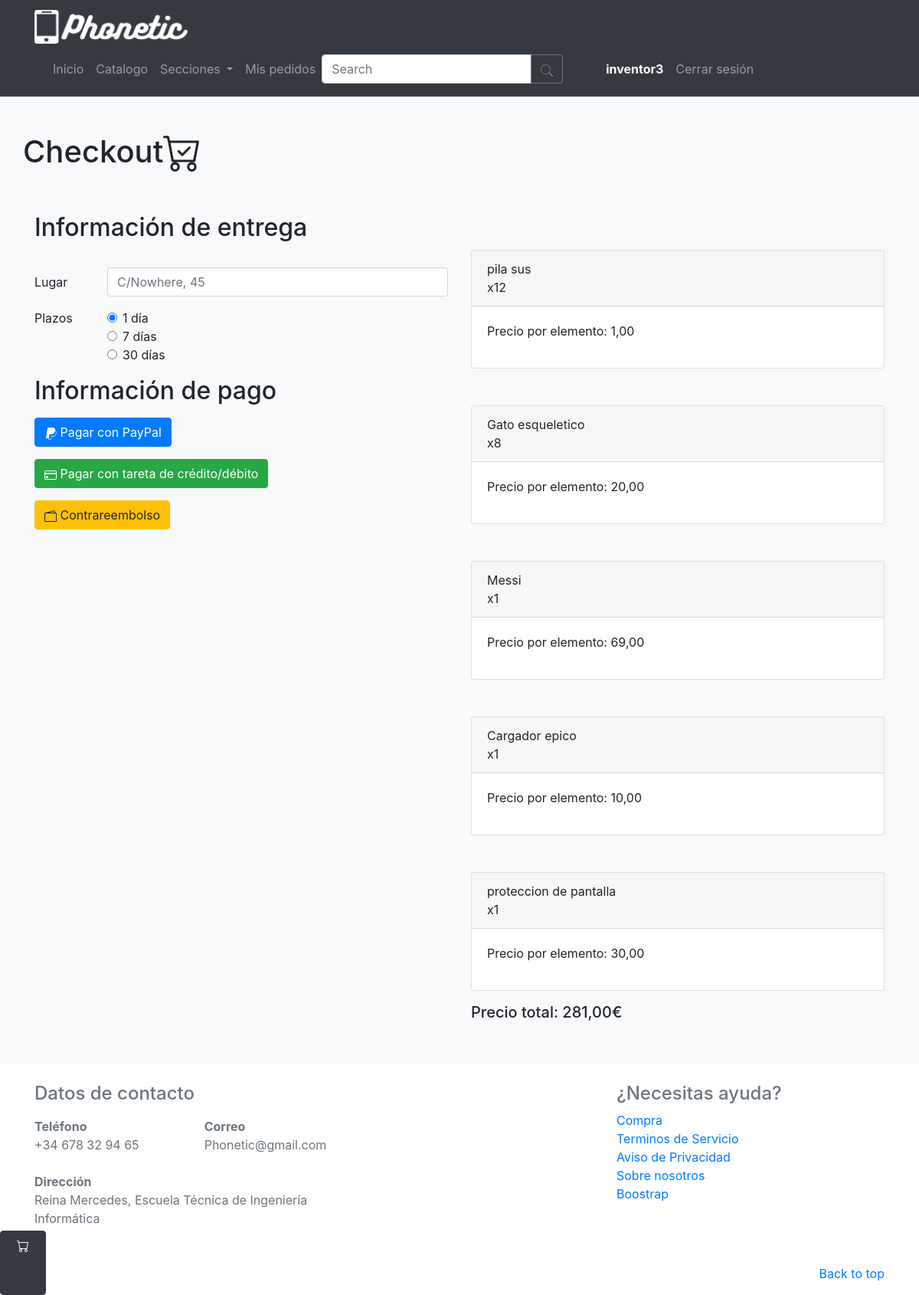
The page /checkout/ (signed in) on the database its author committed.
### principal/models.py (models this page shows, shortened)
class CestaItem(models.Model):
    producto = models.ForeignKey(Producto,on_delete=models.CASCADE)
    cantidad = models.IntegerField(validators=[MinValueValidator(1)])

class Producto(models.Model):
    nombre = models.CharField(max_length=50)
    descripcion = models.TextField()
    imagen = models.URLField()
    precio = models.DecimalField(decimal_places=2,max_digits=8,validators=[MinValueValidator(0)])
    categoria = models.CharField(max_length=15,choices=[(tag.value,tag.value) for tag in ProductType],default=ProductType.OTRO)
    secciones = models.CharField(max_length=15,choices=[(tag.value,tag.value) for tag in ProductSections],default=ProductSections.UNK)
    stock = models.IntegerField(validators=[MinValueValidator(0)])

### principal/views.py (the view)
# urls.py: path('checkout/', views.checkout, name="checkout"),
def checkout(request, producto_id="",lote=""):
  cesta = get_cesta(request)
  if not(producto_id=="" and lote==""):
    crear_cesta_item_impl(request, producto_id=producto_id,lote=lote)
    return 0
  else:
    template = loader.get_template('checkout.html')
    context = {
    'cesta': cesta.get_productos(),
    'precio_total': cesta.get_total_price(),
    'busqueda': '',
    }
    return HttpResponse(template.render(context, request))

### principal/models.py (called while the page is built)
    def get_total_price(self):
        if self.items is None:
            return 0
        else:
            cestaItems = [item for item in self.items.all()]
            return sum([item.producto.precio*item.cantidad for item in cestaItems])

    def get_productos(self):
        if self.items is None:
            return []
        else:
            cestaItems = [item for item in self.items.all()]
            return cestaItems

### principal/views.py (called while the page is built)
def get_cesta(request):
  user = request.user
  if user.is_authenticated:
    if Cesta.objects.filter(usuario=user).exists():
      cesta = Cesta.objects.filter(usuario=user)[0]
    else:
      cesta = Cesta.objects.create(usuario=user)
  elif Cesta.objects.filter(id=1).exists():
    cesta = Cesta.objects.filter(id=1)[0]
  else:
    cesta = Cesta.objects.create(id=1)
  return cesta

### principal/templates/checkout.html (shortened to what this page needs)
{% extends 'base.html' %} {% block contenido %}
<main role="main">
  <div class="album py-5 bg-light">
    <div class="container">
      <div class="row">
        <h1 class="pb-5">Checkout</h1>
      </div>
      <div class="row">
        <div class="col-sm-6">
          <form method="get">
            <h2 class="pb-4">Información de entrega</h2>
            <div class="form-group row">
              <label for="lugar" class="col-sm-2 col-form-label">Lugar</label>
              <div class="col-sm-10">
                <input type="email" class="form-control" id="lugar" placeholder="C/Nowhere, 45">
              </div>
            </div>
            <fieldset class="form-group">
              <div class="row">
                <legend class="col-form-label col-sm-2 pt-0">Plazos</legend>
                <div class="col-sm-10">
                  <div class="form-check">
                    <input class="form-check-input" type="radio" name="gridRadios" id="gridRadios1" value="option1"
                      checked>
                    <label class="form-check-label" for="gridRadios1">
                      1 día
                    </label>
                  </div>
                  <div class="form-check">
                    <input class="form-check-input" type="radio" name="gridRadios" id="gridRadios2" value="option2">
                    <label class="form-check-label" for="gridRadios2">
                      7 días
                    </label>
                  </div>
                  <div class="form-check disabled">
                    <input class="form-check-input" type="radio" name="gridRadios" id="gridRadios3" value="option3">
                    <label class="form-check-label" for="gridRadios3">
                      30 días
                    </label>
                  </div>
                </div>
              </div>
            </fieldset>
            <h2 class="pb-2">Información de pago</h2>
            <button type="button" class="btn btn-primary mb-3">
              Pagar con PayPal
            </button>
          <br/>
            <button type="button" class="btn btn-success mb-3">
              Pagar con tareta de crédito/débito
            </button>
            <br/>
            <button type="button" class="btn btn-warning">
              Contrareembolso
            </button>
          </form>
        </div>
        <div class="col-sm-6">
          {% for p in cesta %}
          <div class="card mt-5" id="carta-{{p.id}}">
            <div class="card-header">
              {{p.producto.nombre}} <div id="cantidad-{{p.id}}">x{{p.cantidad}}</div>
            </div>
            <div class="card-body">
              <p>Precio por elemento: {{p.producto.precio}}</p>
            </div>
          </div>
          {% endfor %}
          <h5 class="pt-3">Precio total: {{precio_total}}€</h5>
        </div>
      </div>
    </div>
  </div>
</main>
{% endblock %}

### principal/templates/base.html (shortened to what this page needs)
<!DOCTYPE html>
<html>
<head>
    {% load bootstrap4 %}
    {% bootstrap_css %}
    {% load static %}
    <link rel="stylesheet" type="text/css" href="{% static 'style.css' %}">
</head>
<body>
    <div class="navbar navbar-dark bg-dark box-shadow sticky-top">
        <div class="container d-flex justify-content-between">
            <a href="/" class="navbar-brand d-flex align-items-center">
                <img src="{% static 'logo-phonetic.png' %}" width="200px">
            </a>
            <nav class="navbar navbar-expand-lg navbar-dark bg-dark rounded">
                <div class="collapse navbar-collapse" id="navbarsExample09">
                    <ul class="navbar-nav mr-auto">
                        <li class="nav-item">
                            <a class="nav-link" href="/">Inicio <span class="sr-only">(current)</span></a>
                        </li>
                        <li class="nav-item">
                            <a class="nav-link" href="/catalogo">Catalogo </a>
                        </li>
                        <li class="nav-item dropdown">
                            <a class="nav-link dropdown-toggle" id="navbarDarkDropdownMenuLink" role="button"
                                data-toggle="dropdown" aria-expanded="false">
                                Secciones
                            </a>
                        </li>
                        <li class="nav-item">
                            <a class="nav-link" href="/pedidos">Mis pedidos </a>
                        </li>
                    <form class="form-inline my-2 my-md-0" action="{% url 'search' %}">
                        <div class="input-group">
                            <input id="searcher" type="search" class="form-control" name="q" placeholder="Search"
                                aria-label="Search" aria-describedby="basic-addon2">
                            <div class="input-group-append">
                                <button class="btn btn-outline-secondary" type="submit">
                                </button>
                            </div>
                        </div>
                    </form>
                    <ul class="navbar-nav ms-auto pl-5">
                        {% if not user.is_authenticated %}
                        <li class="nav-item">
                            <a class="nav-link" href="/login/">Iniciar sesión <span class="sr-only"></span></a>
                        </li>
                        {% else %}
                        <li class="nav-item">
                            <a class="nav-link text-white"><strong>{{user}}</strong></a>
                        </li>
                        <li class="nav-item">
                            <a class="nav-link" href="/logout/">Cerrar sesión</a>
                        </li>
                        {% endif %}
                    </ul>
                </div>
            </nav>
        </div>
    </div>
    <div id="open-menu" class="btn btn-dark btn-floating fixed-bottom open-menu" style="height:5%; width: 5%;">
    </div>
    {% block contenido %}{% endblock %}
    <footer class="text-muted">
        <div class="container">
            <div class="row">
                <div class="col-sm-8 col-md-7 py-4">
                    <h4 class="text">Datos de contacto</h4>
                    <p class="text-muted">
                    <dl>
                        <div class="row">
                            <div class="col-md-4">
                                <dt>Teléfono</dt>
                                <dd>+34 678 32 94 65</dd>
                            </div>
                            <div class="col-md-4">
                                <dt>Correo</dt>
                                <dd>Phonetic@gmail.com</dd>
                            </div>
                        </div>
                    </dl>
                    <dl>
                        <div class="row">
                            <div class="col-md-8">
                                <dt>Dirección</dt>
                                <dd>Reina Mercedes, Escuela Técnica de Ingeniería Informática </dd>
                            </div>
                        </div>
                    </dl>
                    </p>
                </div>
                <div class="col-sm-4 offset-md-1 py-4">
                    <h4>¿Necesitas ayuda?</h4>
                    <ul class="list-unstyled">
                        <li><a href="/catalogo">Compra</a></li>
                        <li><a href="/terminos">Terminos de Servicio</a></li>
                        <li><a href="/privacidad">Aviso de Privacidad</a></li>
                        <li><a href="/conocenos">Sobre nosotros</a></li>
                        <li><a href="https://getbootstrap.com/">Boostrap</a></li>
                    </ul>
                </div>
            </div>
            <p class="float-right">
                <a href="#">Back to top</a>
            </p>
        </div>
    </footer>
</body>
</html>

### principal/static/style.css (style rules this page uses)
.floating-menu a, .floating-menu h3, .floating-menu h5, { display: block; margin: 0 0.5em; color: white; position: fixed; z-index: 100; }

### rows shown on the page
CestaItem: producto.nombre "pila sus", cantidad "12", producto.precio "1,00"
CestaItem: producto.nombre "Gato esqueletico", cantidad "8", producto.precio "20,00"
CestaItem: producto.nombre "Messi", cantidad "1", producto.precio "69,00"
CestaItem: producto.nombre "Cargador epico", cantidad "1", producto.precio "10,00"
CestaItem: producto.nombre "proteccion de pantalla", cantidad "1", producto.precio "30,00"

### other values the page prints
{{ user }} "inventor3"
{{ precio_total }} "281,00"
